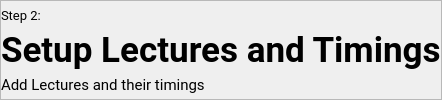
                      <widget class="QFrame" name="Heading1Frame_3">
                       <property name="frameShape">
                        <enum>QFrame::Shape::StyledPanel</enum>
                       </property>
                       <property name="frameShadow">
                        <enum>QFrame::Shadow::Raised</enum>
                       </property>
                       <layout class="QVBoxLayout" name="verticalLayout_36">
                        <property name="spacing">
                         <number>0</number>
                        </property>
                        <property name="leftMargin">
                         <number>0</number>
                        </property>
                        <property name="topMargin">
                         <number>0</number>
                        </property>
                        <property name="rightMargin">
                         <number>0</number>
                        </property>
                        <property name="bottomMargin">
                         <number>0</number>
                        </property>
                        <item>
                         <widget class="QLabel" name="Heading1_3">
                          <property name="font">
                           <font>
                            <family>Roboto</family>
                            <pointsize>10</pointsize>
                           </font>
                          </property>
                          <property name="text">
                           <string>Step 2:</string>
                          </property>
                         </widget>
                        </item>
                        <item>
                         <widget class="QLabel" name="MainLabel_3">
                          <property name="font">
                           <font>
                            <family>Roboto</family>
                            <pointsize>26</pointsize>
                            <bold>true</bold>
                           </font>
                          </property>
                          <property name="text">
                           <string>Setup Lectures and Timings</string>
                          </property>
                         </widget>
                        </item>
                        <item>
                         <widget class="QLabel" name="label_10">
                          <property name="font">
                           <font>
                            <family>Roboto</family>
                            <pointsize>11</pointsize>
                           </font>
                          </property>
                          <property name="text">
                           <string>Add Lectures and their timings</string>
                          </property>
                         </widget>
                        </item>
                       </layout>
                      </widget>
